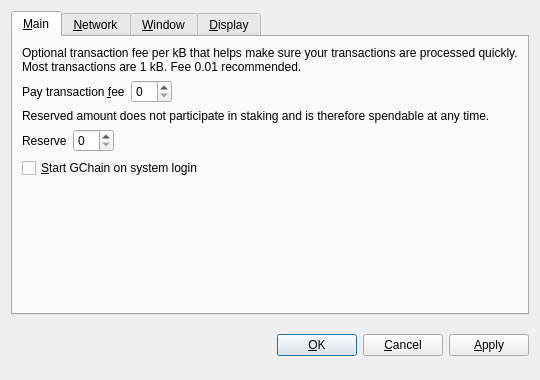
<?xml version="1.0" encoding="UTF-8"?>
<ui version="4.0">
 <class>OptionsDialog</class>
 <widget class="QDialog" name="OptionsDialog">
  <property name="geometry">
   <rect>
    <x>0</x>
    <y>0</y>
    <width>540</width>
    <height>380</height>
   </rect>
  </property>
  <property name="windowTitle">
   <string>Options</string>
  </property>
  <property name="modal">
   <bool>true</bool>
  </property>
  <layout class="QVBoxLayout" name="verticalLayout">
   <item>
    <widget class="QTabWidget" name="tabWidget">
     <property name="tabPosition">
      <enum>QTabWidget::North</enum>
     </property>
     <property name="currentIndex">
      <number>0</number>
     </property>
     <widget class="QWidget" name="tabMain">
      <attribute name="title">
       <string>&amp;Main</string>
      </attribute>
      <layout class="QVBoxLayout" name="verticalLayout_Main">
       <item>
        <widget class="QLabel" name="transactionFeeInfoLabel">
         <property name="text">
          <string>Optional transaction fee per kB that helps make sure your transactions are processed quickly. Most transactions are 1 kB. Fee 0.01 recommended.</string>
         </property>
         <property name="textFormat">
          <enum>Qt::PlainText</enum>
         </property>
         <property name="wordWrap">
          <bool>true</bool>
         </property>
        </widget>
       </item>
       <item>
        <layout class="QHBoxLayout" name="horizontalLayoutFee">
         <item>
          <widget class="QLabel" name="transactionFeeLabel">
           <property name="text">
            <string>Pay transaction &amp;fee</string>
           </property>
           <property name="textFormat">
            <enum>Qt::PlainText</enum>
           </property>
           <property name="buddy">
            <cstring>transactionFee</cstring>
           </property>
          </widget>
         </item>
         <item>
          <widget class="BitcoinAmountField" name="transactionFee"/>
         </item>
         <item>
          <spacer name="horizontalSpacerFee">
           <property name="orientation">
            <enum>Qt::Horizontal</enum>
           </property>
           <property name="sizeHint" stdset="0">
            <size>
             <width>40</width>
             <height>20</height>
            </size>
           </property>
          </spacer>
         </item>
        </layout>
       </item>
       <item>
        <widget class="QLabel" name="reserveBalanceInfoLabel">
         <property name="text">
          <string>Reserved amount does not participate in staking and is therefore spendable at any time.</string>
         </property>
         <property name="textFormat">
          <enum>Qt::PlainText</enum>
         </property>
         <property name="wordWrap">
          <bool>true</bool>
         </property>
        </widget>
       </item>
       <item>
        <layout class="QHBoxLayout" name="horizontalLayoutReserveBalance">
         <item>
          <widget class="QLabel" name="reserveBalanceLabel">
           <property name="text">
            <string>Reserve</string>
           </property>
           <property name="textFormat">
            <enum>Qt::PlainText</enum>
           </property>
           <property name="buddy">
            <cstring>reserveBalance</cstring>
           </property>
          </widget>
         </item>
         <item>
          <widget class="BitcoinAmountField" name="reserveBalance"/>
         </item>
         <item>
          <spacer name="horizontalSpacerReserveBalance">
           <property name="orientation">
            <enum>Qt::Horizontal</enum>
           </property>
           <property name="sizeHint" stdset="0">
            <size>
             <width>40</width>
             <height>20</height>
            </size>
           </property>
          </spacer>
         </item>
        </layout>
       </item>
       <item>
        <widget class="QCheckBox" name="bitcoinAtStartup">
         <property name="toolTip">
          <string>Automatically start GChain after logging in to the system.</string>
         </property>
         <property name="text">
          <string>&amp;Start GChain on system login</string>
         </property>
        </widget>
       </item>
       <item>
        <spacer name="verticalSpacer_Main">
         <property name="orientation">
          <enum>Qt::Vertical</enum>
         </property>
         <property name="sizeHint" stdset="0">
          <size>
           <width>20</width>
           <height>40</height>
          </size>
         </property>
        </spacer>
       </item>
      </layout>
     </widget>
     <widget class="QWidget" name="tabNetwork">
      <attribute name="title">
       <string>&amp;Network</string>
      </attribute>
      <layout class="QVBoxLayout" name="verticalLayout_Network">
       <item>
        <widget class="QCheckBox" name="mapPortUpnp">
         <property name="toolTip">
          <string>Automatically open the GChain client port on the router. This only works when your router supports UPnP and it is enabled.</string>
         </property>
         <property name="text">
          <string>Map port using &amp;UPnP</string>
         </property>
        </widget>
       </item>
       <item>
        <widget class="QCheckBox" name="connectSocks">
         <property name="toolTip">
          <string>Connect to the GChain network through a SOCKS proxy (e.g. when connecting through Tor).</string>
         </property>
         <property name="text">
          <string>&amp;Connect through SOCKS proxy:</string>
         </property>
        </widget>
       </item>
       <item>
        <layout class="QHBoxLayout" name="horizontalLayout_Network">
         <item>
          <widget class="QLabel" name="proxyIpLabel">
           <property name="text">
            <string>Proxy &amp;IP:</string>
           </property>
           <property name="textFormat">
            <enum>Qt::PlainText</enum>
           </property>
           <property name="buddy">
            <cstring>proxyIp</cstring>
           </property>
          </widget>
         </item>
         <item>
          <widget class="QValidatedLineEdit" name="proxyIp">
           <property name="maximumSize">
            <size>
             <width>140</width>
             <height>16777215</height>
            </size>
           </property>
           <property name="toolTip">
            <string>IP address of the proxy (e.g. 127.0.0.1)</string>
           </property>
          </widget>
         </item>
         <item>
          <widget class="QLabel" name="proxyPortLabel">
           <property name="text">
            <string>&amp;Port:</string>
           </property>
           <property name="textFormat">
            <enum>Qt::PlainText</enum>
           </property>
           <property name="buddy">
            <cstring>proxyPort</cstring>
           </property>
          </widget>
         </item>
         <item>
          <widget class="QLineEdit" name="proxyPort">
           <property name="maximumSize">
            <size>
             <width>55</width>
             <height>16777215</height>
            </size>
           </property>
           <property name="toolTip">
            <string>Port of the proxy (e.g. 9050)</string>
           </property>
          </widget>
         </item>
         <item>
          <widget class="QLabel" name="socksVersionLabel">
           <property name="text">
            <string>SOCKS &amp;Version:</string>
           </property>
           <property name="textFormat">
            <enum>Qt::PlainText</enum>
           </property>
           <property name="buddy">
            <cstring>socksVersion</cstring>
           </property>
          </widget>
         </item>
         <item>
          <widget class="QValueComboBox" name="socksVersion">
           <property name="toolTip">
            <string>SOCKS version of the proxy (e.g. 5)</string>
           </property>
          </widget>
         </item>
         <item>
          <spacer name="horizontalSpacer_Network">
           <property name="orientation">
            <enum>Qt::Horizontal</enum>
           </property>
           <property name="sizeHint" stdset="0">
            <size>
             <width>40</width>
             <height>20</height>
            </size>
           </property>
          </spacer>
         </item>
        </layout>
       </item>
       <item>
        <spacer name="verticalSpacer_Network">
         <property name="orientation">
          <enum>Qt::Vertical</enum>
         </property>
         <property name="sizeHint" stdset="0">
          <size>
           <width>20</width>
           <height>40</height>
          </size>
         </property>
        </spacer>
       </item>
      </layout>
     </widget>
     <widget class="QWidget" name="tabWindow">
      <attribute name="title">
       <string>&amp;Window</string>
      </attribute>
      <layout class="QVBoxLayout" name="verticalLayout_Window">
       <item>
        <widget class="QCheckBox" name="minimizeToTray">
         <property name="toolTip">
          <string>Show only a tray icon after minimizing the window.</string>
         </property>
         <property name="text">
          <string>&amp;Minimize to the tray instead of the taskbar</string>
         </property>
        </widget>
       </item>
       <item>
        <widget class="QCheckBox" name="minimizeOnClose">
         <property name="toolTip">
          <string>Minimize instead of exit the application when the window is closed. When this option is enabled, the application will be closed only after selecting Quit in the menu.</string>
         </property>
         <property name="text">
          <string>M&amp;inimize on close</string>
         </property>
        </widget>
       </item>
       <item>
        <spacer name="verticalSpacer_Window">
         <property name="orientation">
          <enum>Qt::Vertical</enum>
         </property>
         <property name="sizeHint" stdset="0">
          <size>
           <width>20</width>
           <height>40</height>
          </size>
         </property>
        </spacer>
       </item>
      </layout>
     </widget>
     <widget class="QWidget" name="tabDisplay">
      <attribute name="title">
       <string>&amp;Display</string>
      </attribute>
      <layout class="QVBoxLayout" name="verticalLayout_Display">
       <item>
        <layout class="QHBoxLayout" name="horizontalLayout_1_Display">
         <item>
          <widget class="QLabel" name="langLabel">
           <property name="text">
            <string>User Interface &amp;language:</string>
           </property>
           <property name="textFormat">
            <enum>Qt::PlainText</enum>
           </property>
           <property name="buddy">
            <cstring>lang</cstring>
           </property>
          </widget>
         </item>
         <item>
          <widget class="QValueComboBox" name="lang">
           <property name="toolTip">
            <string>The user interface language can be set here. This setting will take effect after restarting GChain.</string>
           </property>
          </widget>
         </item>
        </layout>
       </item>
       <item>
        <layout class="QHBoxLayout" name="horizontalLayout_2_Display">
         <item>
          <widget class="QLabel" name="unitLabel">
           <property name="text">
            <string>&amp;Unit to show amounts in:</string>
           </property>
           <property name="textFormat">
            <enum>Qt::PlainText</enum>
           </property>
           <property name="buddy">
            <cstring>unit</cstring>
           </property>
          </widget>
         </item>
         <item>
          <widget class="QValueComboBox" name="unit">
           <property name="toolTip">
            <string>Choose the default subdivision unit to show in the interface and when sending coins.</string>
           </property>
          </widget>
         </item>
        </layout>
       </item>
       <item>
        <widget class="QCheckBox" name="displayAddresses">
         <property name="toolTip">
          <string>Whether to show GChain addresses in the transaction list or not.</string>
         </property>
         <property name="text">
          <string>&amp;Display addresses in transaction list</string>
         </property>
        </widget>
       </item>
       <item>
        <widget class="QCheckBox" name="coinControlFeatures">
         <property name="toolTip">
          <string>Whether to show coin control features or not.</string>
         </property>
         <property name="text">
          <string>Display coin &amp;control features (experts only!)</string>
         </property>
        </widget>
       </item>
       <item>
        <spacer name="verticalSpacer_Display">
         <property name="orientation">
          <enum>Qt::Vertical</enum>
         </property>
         <property name="sizeHint" stdset="0">
          <size>
           <width>20</width>
           <height>40</height>
          </size>
         </property>
        </spacer>
       </item>
      </layout>
     </widget>
    </widget>
   </item>
   <item>
    <layout class="QHBoxLayout" name="horizontalLayout_Buttons">
     <item>
      <spacer name="horizontalSpacer_1">
       <property name="orientation">
        <enum>Qt::Horizontal</enum>
       </property>
       <property name="sizeHint" stdset="0">
        <size>
         <width>40</width>
         <height>48</height>
        </size>
       </property>
      </spacer>
     </item>
     <item>
      <widget class="QLabel" name="statusLabel">
       <property name="font">
        <font>
         <weight>75</weight>
         <bold>true</bold>
        </font>
       </property>
       <property name="text">
        <string/>
       </property>
       <property name="textFormat">
        <enum>Qt::PlainText</enum>
       </property>
       <property name="wordWrap">
        <bool>true</bool>
       </property>
      </widget>
     </item>
     <item>
      <spacer name="horizontalSpacer_2">
       <property name="orientation">
        <enum>Qt::Horizontal</enum>
       </property>
       <property name="sizeHint" stdset="0">
        <size>
         <width>40</width>
         <height>48</height>
        </size>
       </property>
      </spacer>
     </item>
     <item>
      <widget class="QPushButton" name="okButton">
       <property name="text">
        <string>&amp;OK</string>
       </property>
      </widget>
     </item>
     <item>
      <widget class="QPushButton" name="cancelButton">
       <property name="text">
        <string>&amp;Cancel</string>
       </property>
       <property name="autoDefault">
        <bool>false</bool>
       </property>
      </widget>
     </item>
     <item>
      <widget class="QPushButton" name="applyButton">
       <property name="text">
        <string>&amp;Apply</string>
       </property>
       <property name="autoDefault">
        <bool>false</bool>
       </property>
      </widget>
     </item>
    </layout>
   </item>
  </layout>
 </widget>
 <customwidgets>
  <customwidget>
   <class>BitcoinAmountField</class>
   <extends>QSpinBox</extends>
   <header>bitcoinamountfield.h</header>
  </customwidget>
  <customwidget>
   <class>QValueComboBox</class>
   <extends>QComboBox</extends>
   <header>qvaluecombobox.h</header>
  </customwidget>
  <customwidget>
   <class>QValidatedLineEdit</class>
   <extends>QLineEdit</extends>
   <header>qvalidatedlineedit.h</header>
  </customwidget>
 </customwidgets>
 <resources/>
 <connections/>
</ui>
